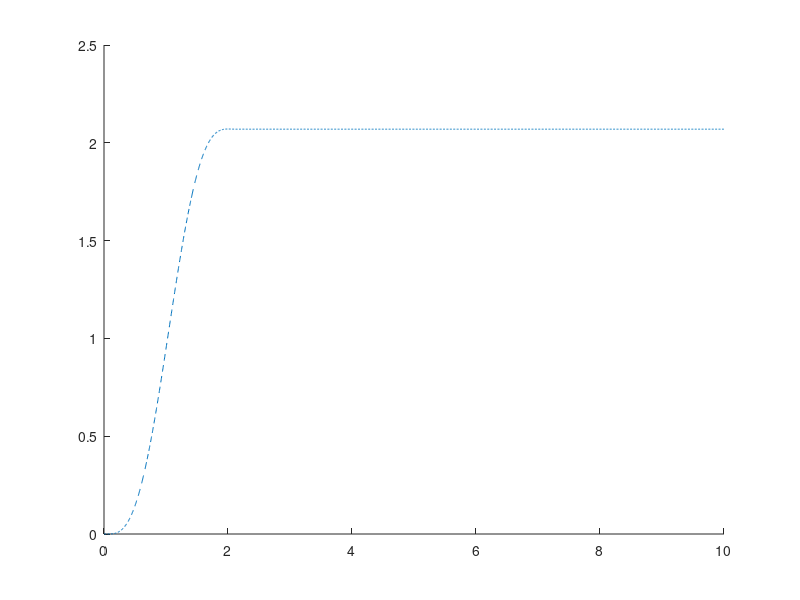

MATLAB code to generate this figure: (Note: this script raises an error after producing the figure.)
close all; clear all; clc;

time = load("time.mat").T;

plunge_h10_open = load("plunge_h10_open.mat").plungehat_open;
plunge_h10_close = load("plunge_h10_ann.mat").plunge_close;
plunge_h15_open = load("plunge_h15_open.mat").plungehat_open;
plunge_h15_close = load("plunge_h15_ann.mat").plunge_close;
plunge_h20_open = load("plunge_h20_open.mat").plungehat_open;
plunge_h20_close = load("plunge_h20_ann.mat").plunge_close;

pitch_h10_open = load("pitch_h10_open.mat").pitchhat_open;
pitch_h10_close = load("pitch_h10_ann.mat").pitch_close;
pitch_h15_open = load("pitch_h15_open.mat").pitchhat_open;
pitch_h15_close = load("pitch_h15_ann.mat").pitch_close;
pitch_h20_open = load("pitch_h20_open.mat").pitchhat_open;
pitch_h20_close = load("pitch_h20_ann.mat").pitch_close;

figure(1)
hold on;
plot(time, plunge_h10_open, "--", LineWidth=3, Color="#0072BD")
plot(time, plunge_h10_close, "-", LineWidth=3, Color="#0072BD")

plot(time, plunge_h15_open, "--", LineWidth=3, Color="#D95319")
plot(time, plunge_h15_close, "-", LineWidth=3, Color="#D95319")

plot(time, plunge_h20_open, "--", LineWidth=3, Color="#EDB120")
plot(time, plunge_h20_close, "-", LineWidth=3, Color="#EDB120")

grid on;

xlabel("time (s)")
ylabel("\Delta h (m)")
legend(["H=10m open-loop" "H=10m closed-loop" "H=15m open-loop" "H=15m closed-loop" ...
    "H=20m open-loop" "H=20m closed-loop"], location="eastoutside")

set(gcf,'position',[300,300,1000,450])
fontsize(25, "points")

figure(2)
hold on;
plot(time, pitch_h10_open/pi*180, "--", LineWidth=3, Color="#0072BD")
plot(time, pitch_h10_close/pi*180, "-", LineWidth=3, Color="#0072BD")

plot(time, pitch_h15_open/pi*180, "--", LineWidth=3, Color="#D95319")
plot(time, pitch_h15_close/pi*180, "-", LineWidth=3, Color="#D95319")

plot(time, pitch_h20_open/pi*180, "--", LineWidth=3, Color="#EDB120")
plot(time, pitch_h20_close/pi*180, "-", LineWidth=3, Color="#EDB120")

grid on;

xlabel("time (s)")
ylabel("\Delta \alpha (deg)")
legend(["H=10m open-loop" "H=10m closed-loop" "H=15m open-loop" "H=15m closed-loop" ...
    "H=20m open-loop" "H=20m closed-loop"], location="eastoutside")

set(gcf,'position',[300,300,1000,450])
fontsize(25, "points")